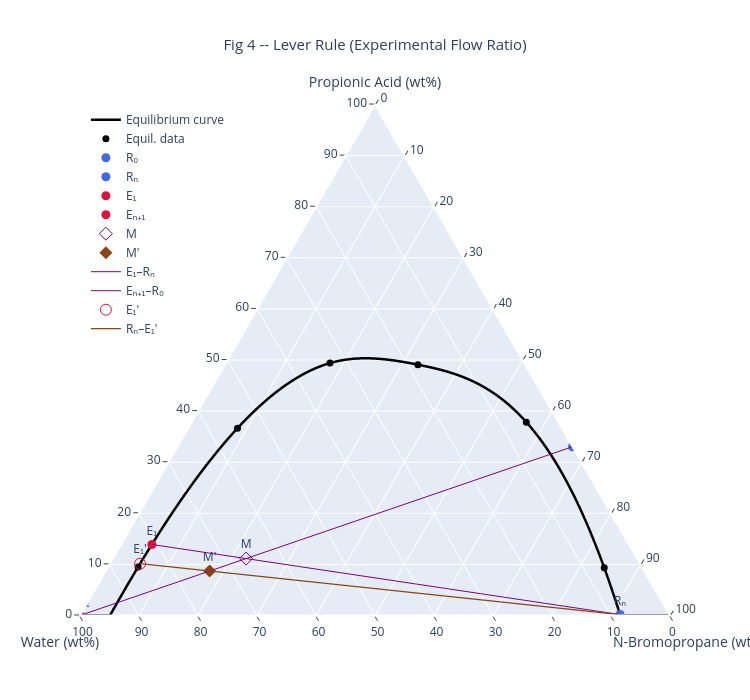

Notebook code cell kept with this figure:
### Markdown cell above
## 7. Lever Rule — Fig 4 (Experimental Flow Ratio)

Compute mass flow rates from measured volumetric flow rates.

### Code cell
from experiments.experiment_06.main import compute_mass_flows
from experiments.experiment_06.lever_rule import mixing_point, find_E1_prime

mass_En1, mass_R0 = compute_mass_flows(sp.wpa_R0, sp.wbp_R0)
print(f"Mass flow rates:  En1 (solvent) = {mass_En1:.2f} g/min,  R0 (feed) = {mass_R0:.2f} g/min")

pt_Mp_exp = mixing_point(sp.pt_R0, sp.pt_En1, mass_R0, mass_En1)
pt_E1p_exp = find_E1_prime(sp.pt_Rn, pt_Mp_exp, system.spline)

fig4 = plot_util.fig_lever_rule(
    system, sp.pt_R0, sp.pt_Rn, sp.pt_E1, sp.pt_En1, pt_M, pt_Mp_exp, pt_E1p_exp,
    title="Fig 4 -- Lever Rule (Experimental Flow Ratio)",
)
fig4.show()

### Figure 1 — Plotly figure (JSON) as saved in the notebook; plotly's stock layout.template omitted (floating-point values rounded to 4 significant figures; data arrays with more than 128 entries replaced by an {"elided": "..."} marker saying what was removed)
{"data": [{"a": {"elided": "10000 float values"}, "b": {"elided": "10000 float values"}, "c": {"elided": "10000 float values"}, "hovertemplate": "PA:%{a:.1f}%  W:%{b:.1f}%  BP:%{c:.1f}%<extra>Equil. curve</extra>", "line": {"color": "black", "width": 2.5}, "mode": "lines", "name": "Equilibrium curve", "type": "scatterternary"}, {"a": [9.49, 36.65, 49.4, 49.09, 37.83, 9.35], "b": [85.41, 54.98, 32.93, 18.19, 5.43, 6.47], "c": [5.1, 8.37, 17.67, 32.72, 56.74, 84.18], "hovertemplate": "PA:%{a:.2f}%  W:%{b:.2f}%  BP:%{c:.2f}%<extra>Equil. data</extra>", "marker": {"color": "black", "size": 7}, "mode": "markers", "name": "Equil. data", "type": "scatterternary"}, {"a": [33.03], "b": [0], "c": [66.97], "hovertemplate": "<b>R₀</b><br>PA:33.03%  W:0.00%  BP:66.97%<extra></extra>", "marker": {"color": "royalblue", "size": 9, "symbol": "circle"}, "mode": "markers+text", "name": "R₀", "text": ["R₀"], "textposition": "top center", "type": "scatterternary"}, {"a": [0.1804], "b": [8.374], "c": [91.45], "hovertemplate": "<b>Rₙ</b><br>PA:0.18%  W:8.37%  BP:91.45%<extra></extra>", "marker": {"color": "royalblue", "size": 9, "symbol": "circle"}, "mode": "markers+text", "name": "Rₙ", "text": ["Rₙ"], "textposition": "top center", "type": "scatterternary"}, {"a": [13.9], "b": [80.87], "c": [5.232], "hovertemplate": "<b>E₁</b><br>PA:13.90%  W:80.87%  BP:5.23%<extra></extra>", "marker": {"color": "crimson", "size": 9, "symbol": "circle"}, "mode": "markers+text", "name": "E₁", "text": ["E₁"], "textposition": "top center", "type": "scatterternary"}, {"a": [0], "b": [100], "c": [0], "hovertemplate": "<b>Eₙ₊₁</b><br>PA:0.00%  W:100.00%  BP:0.00%<extra></extra>", "marker": {"color": "crimson", "size": 9, "symbol": "circle"}, "mode": "markers+text", "name": "Eₙ₊₁", "text": ["Eₙ₊₁"], "textposition": "top center", "type": "scatterternary"}, {"a": [11.14], "b": [66.28], "c": [22.58], "hovertemplate": "<b>M</b><br>PA:11.14%  W:66.28%  BP:22.58%<extra></extra>", "marker": {"color": "purple", "size": 10, "symbol": "diamond-open"}, "mode": "markers+text", "name": "M", "text": ["M"], "textposition": "top center", "type": "scatterternary"}, {"a": [8.692], "b": [73.69], "c": [17.62], "hovertemplate": "<b>M'</b><br>PA:8.69%  W:73.69%  BP:17.62%<extra></extra>", "marker": {"color": "saddlebrown", "size": 10, "symbol": "diamond"}, "mode": "markers+text", "name": "M'", "text": ["M'"], "textposition": "top center", "type": "scatterternary"}, {"a": [13.9, 0.1804], "b": [80.87, 8.374], "c": [5.232, 91.45], "line": {"color": "purple", "dash": "solid", "width": 1}, "mode": "lines", "name": "E₁–Rₙ", "showlegend": true, "type": "scatterternary"}, {"a": [0, 33.03], "b": [100, 0], "c": [0, 66.97], "line": {"color": "purple", "dash": "solid", "width": 1}, "mode": "lines", "name": "Eₙ₊₁–R₀", "showlegend": true, "type": "scatterternary"}, {"a": [10.13], "b": [84.75], "c": [5.114], "hovertemplate": "<b>E₁'</b><br>PA:10.13%  W:84.75%  BP:5.11%<extra></extra>", "marker": {"color": "crimson", "size": 11, "symbol": "circle-open"}, "mode": "markers+text", "name": "E₁'", "text": ["E₁'"], "textposition": "top center", "type": "scatterternary"}, {"a": [0.1804, 10.13], "b": [8.374, 84.75], "c": [91.45, 5.114], "line": {"color": "saddlebrown", "dash": "solid", "width": 1.2}, "mode": "lines", "name": "Rₙ–E₁'", "showlegend": true, "type": "scatterternary"}], "layout": {"height": 700, "legend": {"bgcolor": "rgba(255,255,255,0.8)", "x": 0.01, "y": 0.99}, "ternary": {"aaxis": {"dtick": 10, "linewidth": 2, "min": 0, "ticks": "outside", "title": {"text": "Propionic Acid (wt%)"}}, "baxis": {"dtick": 10, "linewidth": 2, "min": 0, "ticks": "outside", "title": {"text": "Water (wt%)"}}, "caxis": {"dtick": 10, "linewidth": 2, "min": 0, "ticks": "outside", "title": {"text": "N-Bromopropane (wt%)"}}, "sum": 100}, "title": {"font": {"size": 15}, "text": "Fig 4 -- Lever Rule (Experimental Flow Ratio)", "x": 0.5}, "width": 750}}
